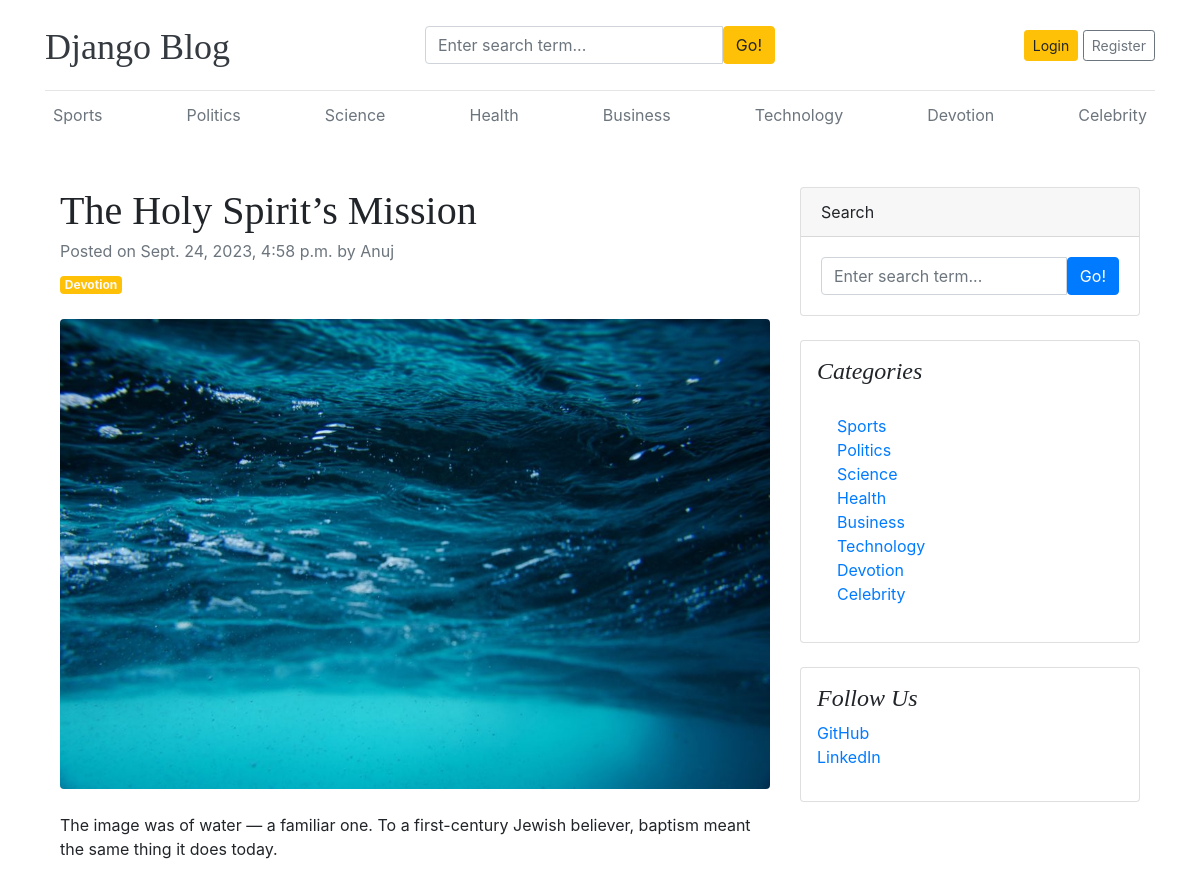
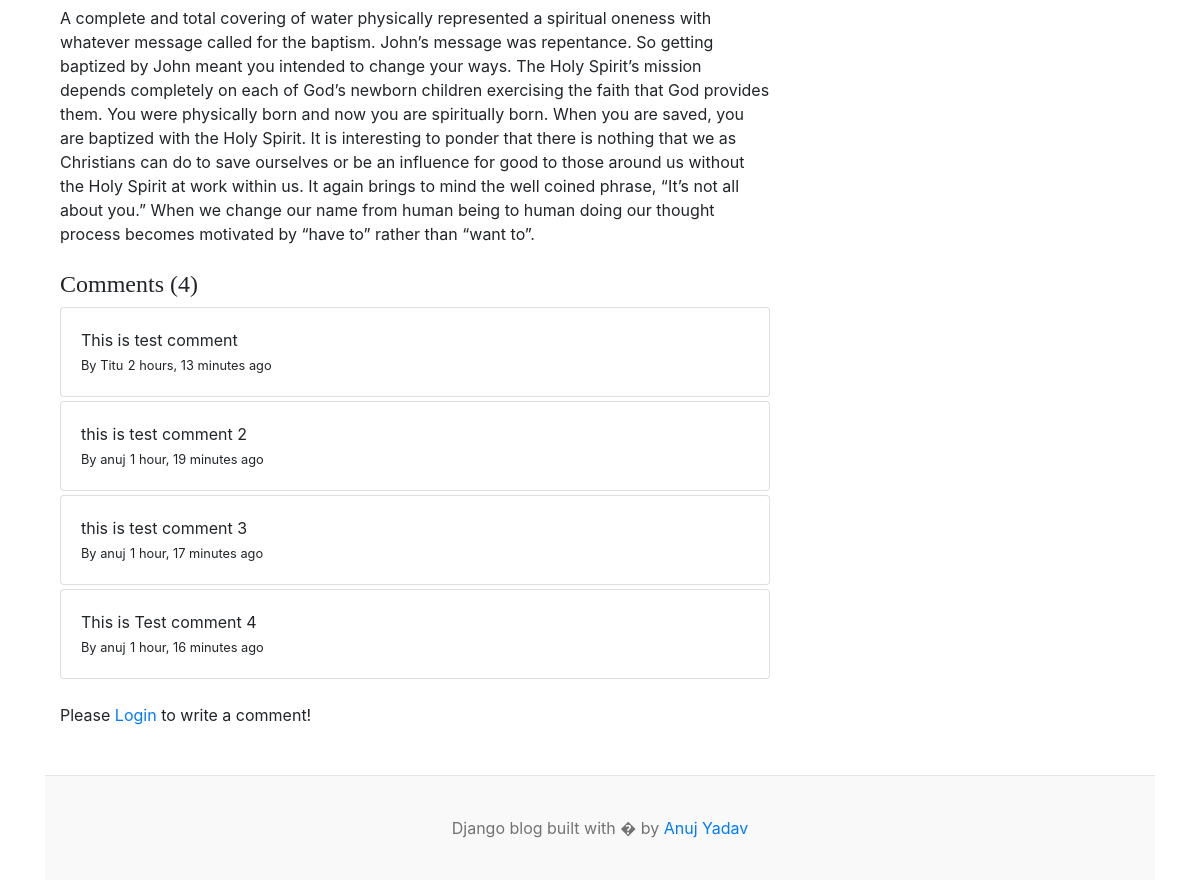
The app's page /blogs/the-holy-spirits-mission/ with its own data (2 pictures, top to bottom).
### blogs/models.py (models this page shows, shortened)
class Category(models.Model):
    category_name = models.CharField(max_length=50, unique=True)
    created_at = models.DateTimeField(auto_now_add=True)
    updated_at = models.DateTimeField(auto_now=True)
    class Meta:
        verbose_name_plural = 'categories'
    def __str__(self):
        return self.category_name

class Blog(models.Model):
    title = models.CharField(max_length=100)
    slug = models.SlugField(max_length=150, unique=True, blank=True)
    category = models.ForeignKey(Category, on_delete=models.CASCADE)
    author = models.ForeignKey(User, on_delete=models.CASCADE)
    featured_image = models.ImageField(upload_to='uploads/%Y/%M/%d')
    short_description = models.TextField(max_length = 500)
    blog_body = models.TextField(max_length=1000)
    status = models.CharField(max_length=20, choices=STATUS_CHOICES, default="Draft")
    is_featured = models.BooleanField(default=False)
    created_at = models.DateTimeField(auto_now_add=True)
    updated_at = models.DateTimeField(auto_now=True)

class Comment(models.Model):
    user = models.ForeignKey(User, on_delete=models.CASCADE)
    blog = models.ForeignKey(Blog, on_delete=models.CASCADE)
    comment = models.TextField(max_length=255)
    created_at = models.DateTimeField(auto_now_add=True)
    updated_at = models.DateTimeField(auto_now=True)
    def __str__(self):
        return self.comment

class SocialLink(models.Model):
    platform = models.CharField(max_length=25)
    link = models.URLField(max_length=100)
    created_at = models.DateTimeField(auto_now_add=True)
    updated_at = models.DateTimeField(auto_now=True)

### blogs/views.py (the view, shortened to what this page needs)
# urls.py: path('blogs/<slug:slug>/', BlogsView.blogs, name='blogs'),
def blogs(request, slug):
    single_blog = get_object_or_404(Blog, slug=slug, status='Published')
    comments = Comment.objects.filter(blog=single_blog)
    comment_count = comments.count()
    context = {
        'single_blog' : single_blog,
        'comments' : comments,
        'comment_count' : comment_count
    }
    return render(request, 'blogs.html', context=context)

### blogs/context_processors.py (called while the page is built)
def get_categories(request):
    categories = Category.objects.all()
    return dict(categories=categories)

def get_social_links(request):
    social_links = SocialLink.objects.all()
    return dict(social_links=social_links )

### templates/blogs.html
{% extends 'base.html' %}
{% block content %}
<div class="container mt-5">
    <div class="row">
        <div class="col-lg-8">
            <article>
                <header class="mb-4">
                    <h1 class="fw-bolder mb-1">{{ single_blog.title }}</h1>
                    <div class="text-muted fst-italic mb-2">Posted on {{ single_blog.created_at }} by {{single_blog.author | capfirst }}</div>
                    <a class="badge bg-warning text-decoration-none text-light" href="#!">{{single_blog.category}}</a>
                </header>
                <figure class="mb-4"><img class="img-fluid rounded" src="{{ single_blog.featured_image.url }}" alt="..." /></figure>
                <section class="mb-5">
                    <p class="fs-5 mb-4">{{single_blog.short_description}}</p>
                    <p class="fs-5 mb-4">{{single_blog.blog_body}}</p>
                    <h4>Comments ({{ comment_count }})</h4>
                    {% if comments %}
                        {% for comment in comments %}
                            <div class="card mt-1">
                                <div class="card-body">
                                    <p class="card-text mb-0">{{ comment }}</p>
                                    <span>
                                        <small>By {{ comment.user }}</small>
                                        <small>{{ comment.created_at | timesince }} ago</small>
                                    </span>
                                </div>
                            </div>
                        {% endfor %}
                    {% else %}
                    No Comments yet.
                    {% endif %}
                    <br>
                    <div class="form-group">
                        {% if user.is_authenticated %}
                        <form action="" method="POST">
                            {% csrf_token %}
                            <div class="form-group">
                                <textarea name="comment" class="form-control" placeholder="Write your comment"></textarea>
                                <input type="submit" value="Submit" class="btn btn-primary mt-2">
                            </div>
                        </form>
                        {% else %}
                        <p>Please <span> <a href="{% url 'login' %}">Login</a> </span> to write a comment!</p>
                        {% endif %}
                    </div>
                    </section>
            </article>
        </div>
        <div class="col-lg-4">
            <div class="card mb-4">
                <div class="card-header">Search</div>
                <div class="card-body">
                    <div class="input-group">
                        <input class="form-control" type="text" placeholder="Enter search term..." aria-label="Enter search term..." aria-describedby="button-search" />
                        <button class="btn btn-primary" id="button-search" type="button">Go!</button>
                    </div>
                </div>
            </div>
            <div class="card mb-4 p-3">
                <h4 class="font-italic">Categories</h4>
                <div class="card-body">
                    <div class="row">
                        <div class="col-sm-6">
                            <ul class="list-unstyled mb-0">
                                {% for cat in categories %}
                                <li><a href="{% url 'posts_by_category' cat.id %}">{{cat.category_name}}</a></li>
                                {% endfor %}
                            </ul>
                        </div>
                    </div>
                </div>
            </div>
            {% if social_links %}
            <div class="card mb-4 p-3">
                <h4 class="font-italic">Follow Us</h4>
                <ol class="list-unstyled">
                    {% for link in social_links %}
                    <li><a href="{{link.link }}" target="blank">{{ link.platform }}</a></li>
                    {% endfor %}
                </ol>
            </div>
            {% endif %}
        </div>
    </div>
</div>
{% endblock %}

### templates/base.html (shortened to what this page needs)
{% load static %}
<!DOCTYPE html>
<html lang="en">
<head>
    <link href="https://getbootstrap.com/docs/4.0/dist/css/bootstrap.min.css" rel="stylesheet">
    <link href="{% static 'css/blog.css' %}" rel="stylesheet">
    <link rel="stylesheet" href="https://cdnjs.cloudflare.com/ajax/libs/font-awesome/4.7.0/css/font-awesome.min.css">
  </head>
<body>
    <div class="container">
      <header class="blog-header py-3">
        <div class="row flex-nowrap justify-content-between align-items-center">
          <div class="col-4 pt-1">
            <a class="blog-header-logo text-dark" href="/">Django Blog</a>
          </div>
          <div class="col-4">
            <form action="{% url 'search' %}" method="GET">
              <div class="input-group">
                <input class="form-control" type="text" name="keyword" value="{{ keyword }}" placeholder="Enter search term..." aria-label="Enter search term..." aria-describedby="button-search" />
                <button class="btn btn-warning" type="submit" id="button-search" type="button">Go!</button>
            </div>
            </form>
          </div>
          <div class="col-4 d-flex justify-content-end align-items-center">
            {% if not user.is_authenticated %}
            <a class="btn btn-sm btn-warning" href="{% url 'login' %}">Login</a> &nbsp;
            <a class="btn btn-sm btn-outline-secondary" href="{% url 'register' %}">Register</a>
            {% else %}
            <span> <a href="{% url 'dashboard' %}">Dashboard</a> </span>
            &emsp;
            <span> <a href="{% url 'logout' %}">Logout</a></span>
            {% endif %}
          </div>
        </div>
      </header>
      <div class="nav-scroller py-1 mb-2">
        <nav class="nav d-flex justify-content-between">
          {% for cat in categories %}
          <a class="p-2 text-muted" href="{% url 'posts_by_category' cat.pk %}">{{cat.category_name}}</a>
          {% endfor %}
        </nav>
      </div>
{% block content %}
{% endblock %}
<footer class="blog-footer">
    <p>Django blog built with � by <a href="#">Anuj Yadav</a></p>
  </footer>
  </body>
  </html>

### blog_main/static/css/blog.css (style rules this page uses)
.blog-header { border-bottom: 1px solid #e5e5e5; }
.blog-header-logo { font-family: "Playfair Display", Georgia, "Times New Roman", serif; font-size: 2.25rem; }
h1, h2, h3, h4, h5, h6 { font-family: "Playfair Display", Georgia, "Times New Roman", serif; }
.blog-footer { padding: 2.5rem 0; color: #727272; text-align: center; background-color: #f9f9f9; border-top: .05rem solid #e5e5e5; }
.blog-footer p:last-child { margin-bottom: 0; }

### records on screen
Category: category_name "Sports"
Category: category_name "Politics"
Category: category_name "Science"
Category: category_name "Health"
Category: category_name "Business"
Category: category_name "Technology"
Category: category_name "Devotion"
Category: category_name "Celebrity"
Blog: title "The Holy Spirit’s Mission", created_at "Sept. 24, 2023, 4:58 p.m.", author "Anuj", category "Devotion", featured_image (picture), short_description "The image was of water — a familiar one. To a first-century Jewish believer, baptism meant the same thing it does today.", blog_body "A complete and total covering of water physically represented a spiritual oneness with whatever message called for the baptism. John’s message was repentance. So getting baptized by John meant you intended to change your ways. The Holy Spirit’s mission depends completely on each of God’s newborn children exercising the faith that God provides them. You were physically born and now you are spiritually born. When you are saved, you are baptized with the Holy Spirit. It is interesting to ponder that there is nothing that we as Christians can do to save ourselves or be an influence for good to those around us without the Holy Spirit at work within us. It again brings to mind the well coined…"
Comment: comment "This is test comment", user "Titu", created_at "2 hours, 13 minutes"
Comment: comment "this is test comment 2", user "anuj", created_at "1 hour, 19 minutes"
Comment: comment "this is test comment 3", user "anuj", created_at "1 hour, 17 minutes"
Comment: comment "This is Test comment 4", user "anuj", created_at "1 hour, 16 minutes"
SocialLink: platform "GitHub"
SocialLink: platform "LinkedIn"

### other values on screen
{{ comment_count }} "4"
